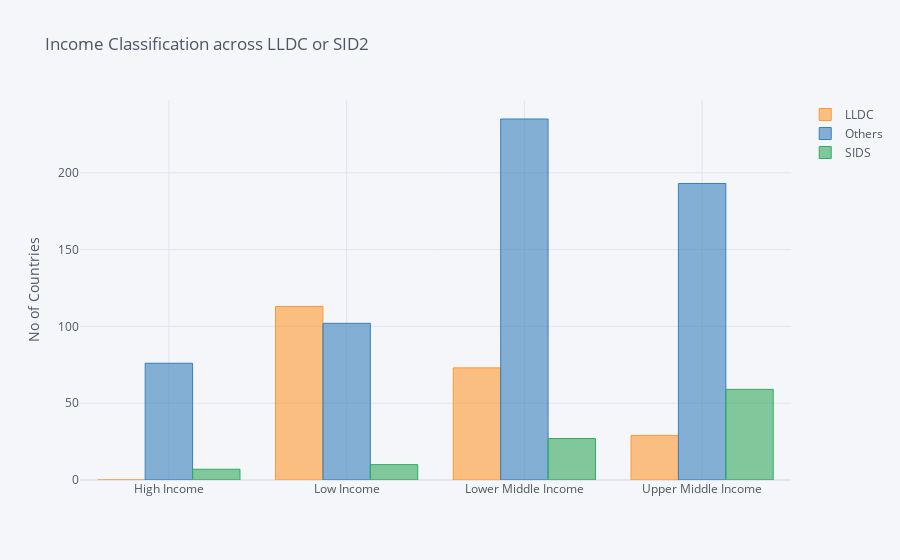

The notebook cell this image was saved under:
### Code cell
fig8=d.iplot(kind='bar',title='Income Classification across LLDC or SID2',yTitle='No of Countries',asFigure=True)
fig8.show()

### Figure 1 — Plotly figure (JSON) as saved in the notebook; plotly's stock layout.template omitted (floating-point values rounded to 4 significant figures)
{"data": [{"marker": {"color": "rgba(255, 153, 51, 0.6)", "line": {"color": "rgba(255, 153, 51, 1.0)", "width": 1}}, "name": "LLDC", "orientation": "v", "text": "", "type": "bar", "x": ["High Income", "Low Income", "Lower Middle Income", "Upper Middle Income"], "y": [0, 113, 73, 29]}, {"marker": {"color": "rgba(55, 128, 191, 0.6)", "line": {"color": "rgba(55, 128, 191, 1.0)", "width": 1}}, "name": "Others", "orientation": "v", "text": "", "type": "bar", "x": ["High Income", "Low Income", "Lower Middle Income", "Upper Middle Income"], "y": [76, 102, 235, 193]}, {"marker": {"color": "rgba(50, 171, 96, 0.6)", "line": {"color": "rgba(50, 171, 96, 1.0)", "width": 1}}, "name": "SIDS", "orientation": "v", "text": "", "type": "bar", "x": ["High Income", "Low Income", "Lower Middle Income", "Upper Middle Income"], "y": [7, 10, 27, 59]}], "layout": {"legend": {"bgcolor": "#F5F6F9", "font": {"color": "#4D5663"}}, "paper_bgcolor": "#F5F6F9", "plot_bgcolor": "#F5F6F9", "title": {"font": {"color": "#4D5663"}, "text": "Income Classification across LLDC or SID2"}, "xaxis": {"gridcolor": "#E1E5ED", "showgrid": true, "tickfont": {"color": "#4D5663"}, "title": {"font": {"color": "#4D5663"}, "text": ""}, "zerolinecolor": "#E1E5ED"}, "yaxis": {"gridcolor": "#E1E5ED", "showgrid": true, "tickfont": {"color": "#4D5663"}, "title": {"font": {"color": "#4D5663"}, "text": "No of Countries"}, "zerolinecolor": "#E1E5ED"}}}
